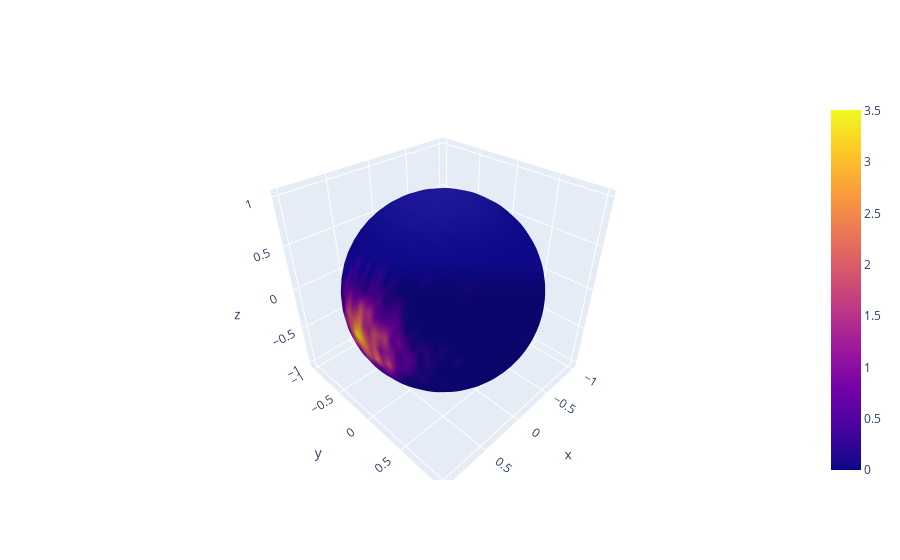

The cell this chart's notebook holds for it:
### Code cell
rng = jax.random.PRNGKey(0)
gumbel_temperature = 0.5

samples = gumbel_softmax_on_sphere(
    rng,
    logits_coeffs,
    gumbel_temperature,
    num_samples=1000,
    hard_sampling=True,
    grid_resolution=grid_resolution,
)

empirical_distribution = samples.grid_values.mean(axis=0)
empirical_distribution = e3nn.SphericalSignal(empirical_distribution, samples.quadrature)
go.Figure([go.Surface(empirical_distribution.plotly_surface())])

### Figure 1 — Plotly figure (JSON) as saved in the notebook; plotly's stock layout.template omitted (floating-point values rounded to 4 significant figures; data arrays with more than 128 entries replaced by an {"elided": "..."} marker saying what was removed)
{"data": [{"surfacecolor": {"elided": "52x40 float values"}, "type": "surface", "x": {"elided": "52x40 float values"}, "y": {"elided": "52x40 float values"}, "z": {"elided": "52x40 float values"}}], "layout": {}}
